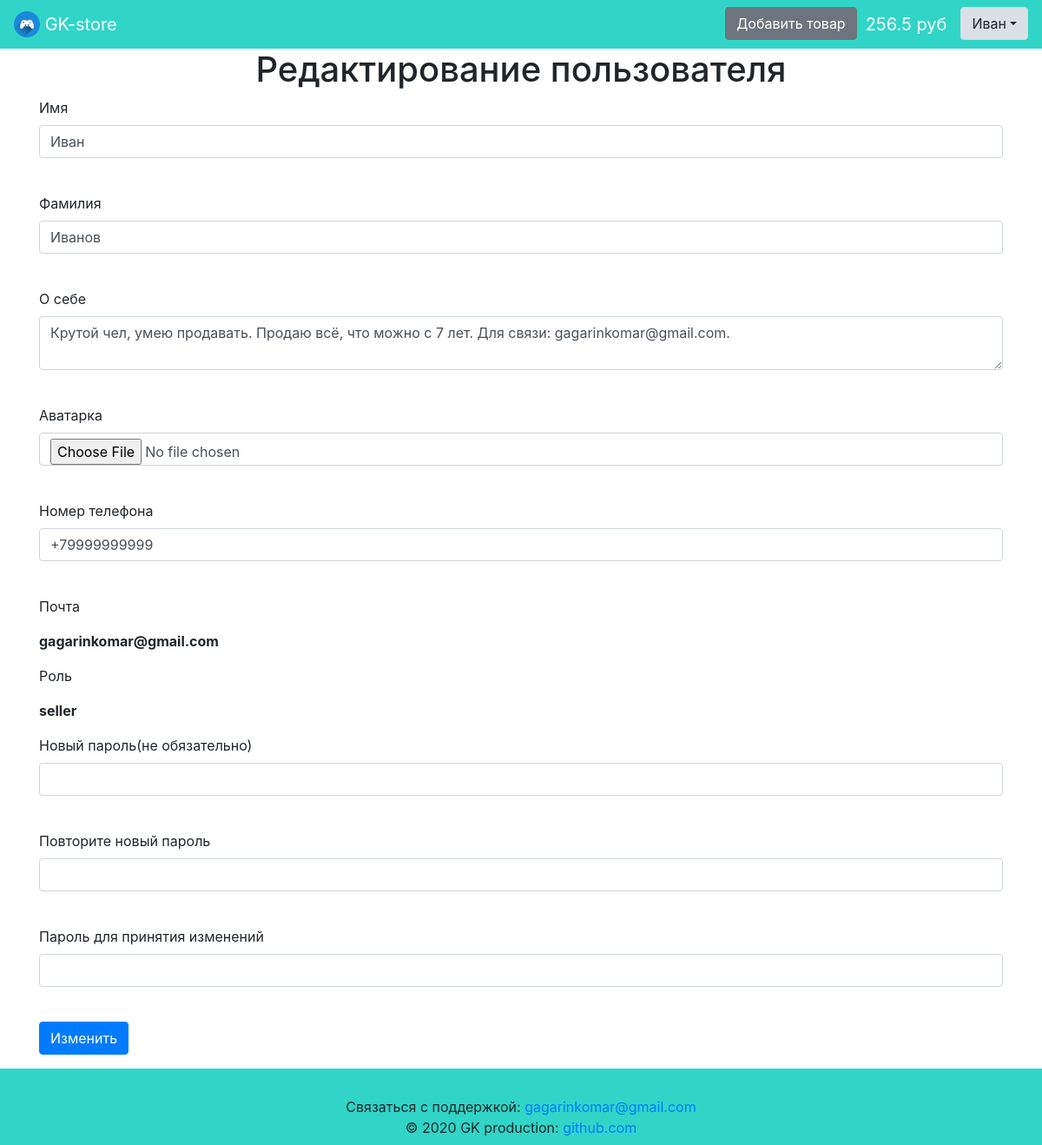
/user (signed in), run on the app's committed database.
### data/users.py (models this page shows, shortened)
class User(SqlAlchemyBase, UserMixin, SerializerMixin):
    __tablename__ = 'users'
    id = sqlalchemy.Column(sqlalchemy.Integer,
                           primary_key=True, autoincrement=True)
    name = sqlalchemy.Column(sqlalchemy.String)
    surname = sqlalchemy.Column(sqlalchemy.String, default='')
    about = sqlalchemy.Column(sqlalchemy.String,
                              default='Информация отсутствует.')
    phone_number = sqlalchemy.Column(sqlalchemy.String, default='Не указан.')
    email = sqlalchemy.Column(sqlalchemy.String, index=True, unique=True)
    balance = sqlalchemy.Column(sqlalchemy.Float, default=0)
    permission = sqlalchemy.Column(sqlalchemy.String)
    sum_rating = sqlalchemy.Column(sqlalchemy.Integer, default=0)
    count_rating = sqlalchemy.Column(sqlalchemy.Integer, default=0)
    hashed_password = sqlalchemy.Column(sqlalchemy.String)
    created_date = sqlalchemy.Column(sqlalchemy.DateTime,
                                     default=datetime.datetime.now)
    last_changed_date = sqlalchemy.Column(sqlalchemy.DateTime,
                                     default=datetime.datetime.now)
    avatar_source = sqlalchemy.Column(sqlalchemy.String,
                                      default='default_avatar.png')
    products = orm.relation('Product', back_populates='user')
    if permission == 'seller':
        transactions = orm.relation('Transaction', back_populates='seller')
    elif permission == 'buyer':
        transactions = orm.relation('Transaction', back_populates='buyer')

### app.py (the view, shortened to what this page needs)
@app.route('/user', methods=['GET', 'POST'])
@login_required
def user():
    email, permission = None, None
    form = EditUserForm()
    if request.method == 'GET':
        session = db_session.create_session()
        user = session.query(User).filter(User.id == current_user.id).first()
        if user:
            form.name.data = user.name
            form.surname.data = user.surname
            form.about.data = user.about
            form.avatar_source.data = user.avatar_source
            form.phone_number.data = user.phone_number
            email = user.email
            permission = user.permission
        else:
            abort(404)
    return render_template('register.html',
                           title='Редактирование пользователя',
                           email=email, form=form, permission=permission)

### data/forms.py
class EditUserForm(FlaskForm):
    name = StringField('Имя', validators=[DataRequired(), Length(
        min=3, max=10)])
    surname = StringField('Фамилия', validators=[Length(max=20)])
    about = TextAreaField('О себе', validators=[Length(max=100)])
    avatar_source = FileField('Аватарка')
    phone_number = StringField('Номер телефона', validators=[Length(max=20)])
    password_new = PasswordField('Новый пароль(не обязательно)', validators=[
        Length(max=35)])
    password_again = PasswordField('Повторите новый пароль')
    password = PasswordField('Пароль для принятия изменений', validators=[
        DataRequired()])
    submit = SubmitField('Изменить')

### app.py (called while the page is built)
@login_manager.user_loader
def load_user(user_id):
    session = db_session.create_session()
    return session.query(User).get(user_id)

### data/db_session.py (called while the page is built)
def create_session() -> Session:
    global __factory
    return __factory()

### templates/register.html (shortened to what this page needs)
{% extends "base.html" %}
{% block content %}
    <h1 align="center">{{ title }}</h1>
    <form action="" method="post" enctype="multipart/form-data">
        <p>
            {{ form.name.label }}<br>
            {{ form.name(class="form-control") }}<br>
        </p>
        <p>
            {{ form.surname.label }}<br>
            {{ form.surname(class="form-control") }}<br>
        </p>
        <p>
            {{ form.about.label }}<br>
            {{ form.about(class="form-control") }}<br>
        </p>
        <p>
            {{ form.avatar_source.label }}<br>
            {{ form.avatar_source(class="form-control") }}<br>
        </p>
        <p>
            {{ form.phone_number.label }}<br>
            {{ form.phone_number(class="form-control", type="tel") }}<br>
        </p>
        {% if email %}
            <p>Почта</p>
            <p><b>{{ email }}</b></p>
        {% endif %}
        {% if permission %}
            <p>Роль</p>
            <p><b>{{ permission }}</b></p>
        {% endif %}
        <p>
        {{ form.password_new.label }}<br>
        {{ form.password_new(class="form-control", type="password") }}<br>
        </p>
        <p>
            {{ form.password_again.label }}<br>
            {{ form.password_again(class="form-control", type="password") }}<br>
        </p>
        {% if form.password %}
            <p>
            {{ form.password.label }}<br>
            {{ form.password(class="form-control", type="password") }}<br>
        </p>
        {% endif %}
        <p>{{ form.submit(type="submit", class="btn btn-primary") }}</p>
    </form>
{% endblock %}

### templates/base.html (shortened to what this page needs)
<!doctype html>
<html lang="ru">
<head>
    {% block head %}
    <link rel="stylesheet"
          href="https://stackpath.bootstrapcdn.com/bootstrap/4.4.1/css/bootstrap.min.css"
>
    <link rel="stylesheet" type="text/css" href="{{ url_for('static', filename='css/style.css') }}" />
    {% endblock %}
</head>
<body>
<div class="wrapper">
    <div class="content">
        <header>
            <nav class="navbar navbar-dark navbar-expand" style="background-color: #30D5C8;">
                <a class="navbar-brand" href="/">
                    <img src="/static/img/logo.png" width="30" height="30" class="d-inline-block align-top" alt="">
                    GK-store
                </a>
                {% if current_user.is_authenticated %}
                    <p>
                        <ul class="navbar-nav ml-auto">
                        {% if current_user.permission == 'seller' %}
                            <li class="nav-item"><a href="/product" class="btn btn-secondary">Добавить товар</a></li>
                        {% endif %}
                        <li class="nav-item"><a class="navbar-brand padding-left" href="/balance">{{ current_user.balance|round(2) }} руб</a></li>
                        <li class="nav-item">
                            <div class="dropdown show">
                                <a class="btn btn-light dropdown-toggle"  data-toggle="dropdown">{{ current_user.name }}</a>
                            </div>
                        </li>
                        </ul>
                    </p>
                {% endif %}
            </nav>
        </header>
        <main role="main" class="container wrapper">
            {% block content %}{% endblock %}
        </main>
    </div>
    <div class="footer">
        <footer class="page-footer font-small pt-4" style="background-color: #30D5C8;">
            <div class="footer-copyright text-center py-2">
                Связаться с поддержкой:
                <a href="mailto:gagarinkomar@gmail.com?subject=Нужна помощь по GK-store">gagarinkomar@gmail.com</a><br>
                © 2020 GK production:
                <a href="https://github.com/gagarinkomar/">github.com</a>
            </div>
        </footer>
    </div>
</div>
</body>
</html>

### static/css/style.css (style rules this page uses)
img { border-radius: 10px 10px 10px 10px; }
.padding-left { padding-left: 10px; }
html, body { height: 100%; }
.wrapper { display: flex; flex-direction: column; min-height: 100%; }
.content { flex: 1 0 auto; }
.footer { flex: 0 0 auto; }

### data on the page
User: balance "256.5", name "Иван", surname "Иванов", about "Крутой чел, умею продавать. Продаю всё, что можно с 7 лет. Для связи: gagarinkomar@gmail.com.", phone_number "+79999999999", email "gagarinkomar@gmail.com", permission "seller"

### other printed values
{{ title }} "Редактирование пользователя"
